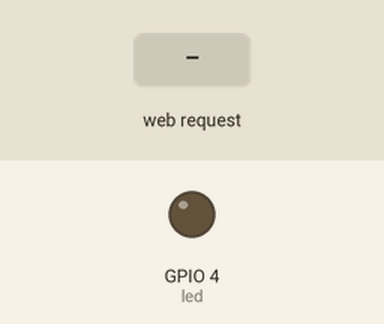
Bench run of a sketch on a simulated ESP32. Shown: output pins drawn as LEDs (lit = HIGH). Inputs (shaded band) come from the test bench. WiFi joins after 1.5 s; servers stay silent unless stated; what the sketch prints to the serial monitor is not drawn.

Above: at 2.7 s.
2.8 s: HTTP request GET /on received
At 3.3 s:
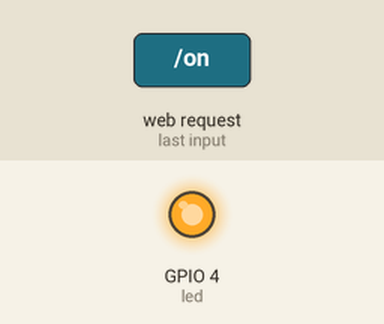
4.3 s: HTTP request GET / received
At 5.7 s:
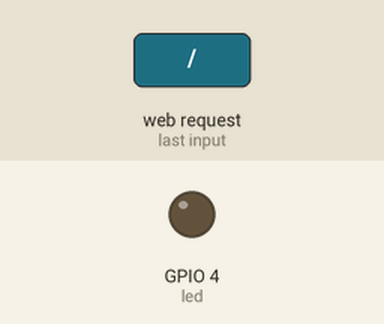
Timing chart, 0 to 7.3 s (numbered marks = the images above; inputs shaded):
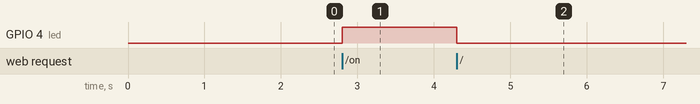

Measured:
- after the input at 2.8 s, GPIO 4 (led): LOW → HIGH at once
- after the input at 4.3 s, GPIO 4 (led): HIGH → LOW at once

The sketch:

LEDonoffServer.ino
```cpp
#include <WiFi.h>
#include <WiFiClient.h>
#include <WebServer.h>
#include <ESPmDNS.h>

const char* ssid = "PonKo-2.4G";
const char* password = "ToDi-PCO";

WebServer server(80);

const int led = D3;
bool ledStatus = false;

void handleRoot() {
  digitalWrite(led, 1);
  server.send(200, "text/plain", "hello from esp32!");
  digitalWrite(led, 0);
}

void handleNotFound() {
  digitalWrite(led, 1);
  String message = "File Not Found\n\n";
  message += "URI: ";
  message += server.uri();
  message += "\nMethod: ";
  message += (server.method() == HTTP_GET) ? "GET" : "POST";
  message += "\nArguments: ";
  message += server.args();
  message += "\n";
  for (uint8_t i = 0; i < server.args(); i++) {
    message += " " + server.argName(i) + ": " + server.arg(i) + "\n";
  }
  server.send(404, "text/plain", message);
  digitalWrite(led, 0);
}

void setup(void) {
  pinMode(led, OUTPUT);
  digitalWrite(led, 0);
  Serial.begin(115200);
  WiFi.mode(WIFI_STA);
  WiFi.begin(ssid, password);
  Serial.println("");

  // Wait for connection
  while (WiFi.status() != WL_CONNECTED) {
    delay(500);
    Serial.print(".");
  }
  Serial.println("");
  Serial.print("Connected to ");
  Serial.println(ssid);
  Serial.print("IP address: ");
  Serial.println(WiFi.localIP());

  if (MDNS.begin("esp32")) {
    Serial.println("MDNS responder started");
  }

  server.on("/", handleRoot);

  server.on("/inline", []() {
    server.send(200, "text/plain", "this works as well");
  });

  server.onNotFound(handleNotFound);

  server.begin();
  Serial.println("HTTP server started");

  //Added Endpoints
  server.on("/on", []() {
    server.send(200, "text/plain", "LED should now be on!");
    digitalWrite(led, 1);
    ledStatus = true;
  });

  server.on("/off", []() {
    server.send(200, "text/plain", "LED should now be off!");
    digitalWrite(led, 0);
    ledStatus = false;
  });

  server.on("/toggle", []() {
  server.send(200, "text/plain", "LED should change the mode now!");
    if (ledStatus) {
      digitalWrite(led, 0);
      ledStatus = false;
    }
    else {
      digitalWrite(led, 1);
      ledStatus = true;
    }
  });
}

void loop(void) {
  server.handleClient();
  delay(2);//allow the cpu to switch to other tasks
}
```
